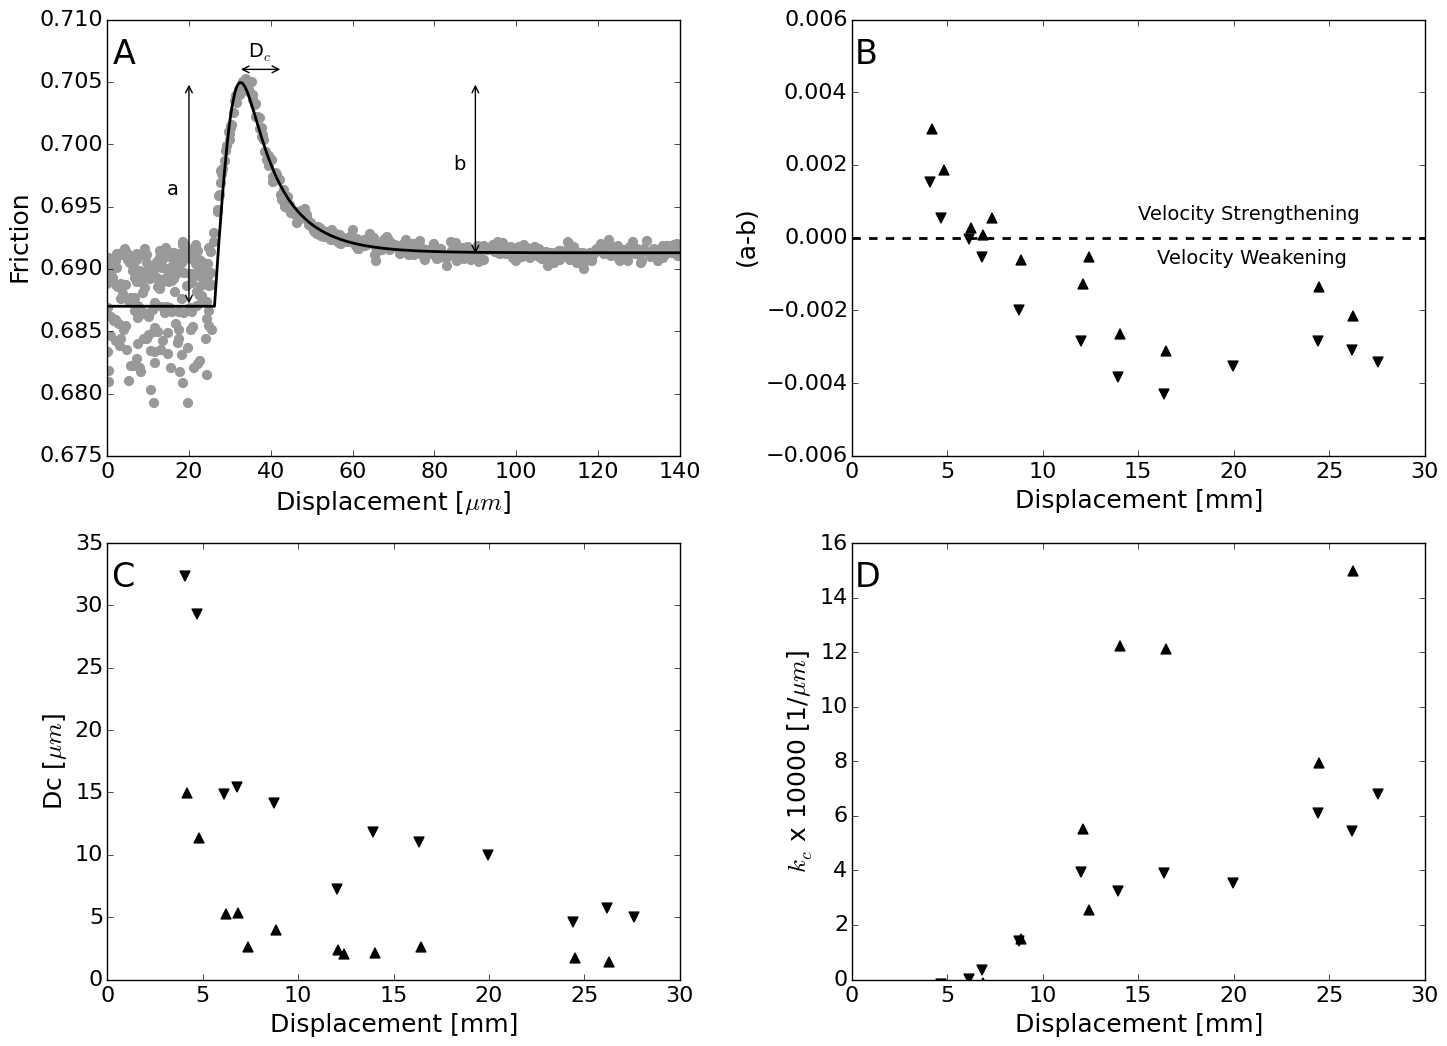

Python code for this plot:
import matplotlib.pylab as plt
import numpy as np
import pandas as pd
from biaxread import *

def savitzky_golay(y, window_size, order, deriv=0, rate=1):
    r"""Smooth (and optionally differentiate) data with a Savitzky-Golay filter.
    The Savitzky-Golay filter removes high frequency noise from data.
    It has the advantage of preserving the original shape and
    features of the signal better than other types of filtering
    approaches, such as moving averages techniques.
    Parameters
    ----------
    y : array_like, shape (N,)
        the values of the time history of the signal.
    window_size : int
        the length of the window. Must be an odd integer number.
    order : int
        the order of the polynomial used in the filtering.
        Must be less then `window_size` - 1.
    deriv: int
        the order of the derivative to compute (default = 0 means only smoothing)
    Returns
    -------
    ys : ndarray, shape (N)
        the smoothed signal (or it's n-th derivative).
    Notes
    -----
    The Savitzky-Golay is a type of low-pass filter, particularly
    suited for smoothing noisy data. The main idea behind this
    approach is to make for each point a least-square fit with a
    polynomial of high order over a odd-sized window centered at
    the point.
    Examples
    --------
    t = np.linspace(-4, 4, 500)
    y = np.exp( -t**2 ) + np.random.normal(0, 0.05, t.shape)
    ysg = savitzky_golay(y, window_size=31, order=4)
    import matplotlib.pyplot as plt
    plt.plot(t, y, label='Noisy signal')
    plt.plot(t, np.exp(-t**2), 'k', lw=1.5, label='Original signal')
    plt.plot(t, ysg, 'r', label='Filtered signal')
    plt.legend()
    plt.show()
    References
    ----------
    .. [1] A. Savitzky, M. J. E. Golay, Smoothing and Differentiation of
       Data by Simplified Least Squares Procedures. Analytical
       Chemistry, 1964, 36 (8), pp 1627-1639.
    .. [2] Numerical Recipes 3rd Edition: The Art of Scientific Computing
       W.H. Press, S.A. Teukolsky, W.T. Vetterling, B.P. Flannery
       Cambridge University Press ISBN-13: 9780521880688
    """
    import numpy as np
    from math import factorial

    try:
        window_size = np.abs(np.int(window_size))
        order = np.abs(np.int(order))
    except ValueError, msg:
        raise ValueError("window_size and order have to be of type int")
    if window_size % 2 != 1 or window_size < 1:
        raise TypeError("window_size size must be a positive odd number")
    if window_size < order + 2:
        raise TypeError("window_size is too small for the polynomials order")
    order_range = range(order+1)
    half_window = (window_size -1) // 2
    # precompute coefficients
    b = np.mat([[k**i for i in order_range] for k in range(-half_window, half_window+1)])
    m = np.linalg.pinv(b).A[deriv] * rate**deriv * factorial(deriv)
    # pad the signal at the extremes with
    # values taken from the signal itself
    firstvals = y[0] - np.abs( y[1:half_window+1][::-1] - y[0] )
    lastvals = y[-1] + np.abs(y[-half_window-1:-1][::-1] - y[-1])
    y = np.concatenate((firstvals, y, lastvals))
    return np.convolve( m[::-1], y, mode='valid')

# Path to folders of biax data
data_path = '/Users/jleeman/Dropbox/PennState/BiaxExperiments'
#p4309 = ReadAscii(data_path + '/p4309/p4309_data.txt')
#p4309 = p4309[211642:220000]
#p4309 = p4309[95564:99876]

# These are the "Tableau 20" colors as RGB.
tableau20 = [(31, 119, 180), (174, 199, 232), (255, 127, 14), (255, 187, 120),
             (44, 160, 44), (152, 223, 138), (214, 39, 40), (255, 152, 150),
             (148, 103, 189), (197, 176, 213), (140, 86, 75), (196, 156, 148),
             (227, 119, 194), (247, 182, 210), (127, 127, 127), (199, 199, 199),
             (188, 189, 34), (219, 219, 141), (23, 190, 207), (158, 218, 229)]

# Scale the RGB values to the [0, 1] range, which is the format matplotlib accepts.
for i in range(len(tableau20)):
    r, g, b = tableau20[i]
    tableau20[i] = (r / 255., g / 255., b / 255.)

df = pd.read_excel('p4309_rsf_fits.xlsx')

data = df[df['Law']=='r']
data = data[data['k']==0.0055]
data =  data.query('Grade == ["A","B"]')

# Setup figure and axes
# Generally plots is ~1.33x width to height (10,7.5 or 12,9)
fig = plt.figure(figsize=(17,12))
ax1 = fig.add_subplot(2, 2, 1)
ax2 = fig.add_subplot(2, 2, 2)
ax3 = fig.add_subplot(2, 2, 3)
ax4 = fig.add_subplot(2, 2, 4)

plt.subplots_adjust(wspace=0.3)
#fig.subplots_adjust(hspace=0.1, wspace=0.35)

#
# Velocity Step Plot
#

# Label Plot
ax1.text(0.01,0.9,'A',transform = ax1.transAxes,fontsize=24)

# Set labels and tick sizes
ax1.set_xlabel(r'Displacement [$\mu m$]',fontsize=18)
ax1.set_ylabel(r'Friction',fontsize=18)
ax1.tick_params(axis='both', which='major', labelsize=16)

# Turns off chart clutter

# Turn off top and right tick marks
# ax1.get_xaxis().tick_bottom()
# ax1.get_yaxis().tick_left()

# Turn off top and right splines
# ax1.spines["top"].set_visible(False)
# ax1.spines["right"].set_visible(False)

#ax1.plot(p4309['LP_Disp'] - p4309['LP_Disp'][0],savitzky_golay(np.ravel(p4309['mu']),201,5),color='k',linewidth=1,
#        label='p4309')

p4309 = np.loadtxt('step_35_model.txt',skiprows=5,usecols=[1,8,10])
ax1.scatter(p4309[:,0]-p4309[0,0],p4309[:,1],color='0.6',s=40, label='p4309 Data')
ax1.plot(p4309[:,0]-p4309[0,0],p4309[:,2],color='k',linewidth=2, label='p4309 Model')

# Add "a" arrow
arrow_x = [20,20]
arrow_y = [0.687,0.705]
ax1.annotate('', xy=(arrow_x[0], arrow_y[0]), xycoords='data',xytext=(arrow_x[1], arrow_y[1]), textcoords='data',arrowprops={'arrowstyle': '<->'})
ax1.text(arrow_x[0]-5,np.mean(arrow_y),'a',fontsize=14)

# Add "b" arrow
arrow_x = [90,90]
arrow_y = [0.705,0.691]
ax1.annotate('', xy=(arrow_x[0], arrow_y[0]), xycoords='data',xytext=(arrow_x[1], arrow_y[1]), textcoords='data',arrowprops={'arrowstyle': '<->'})
ax1.text(arrow_x[0]-5,np.mean(arrow_y),'b',fontsize=14)

# Add "Dc" arrow
arrow_x = [32,43]
arrow_y = [0.706,0.706]
ax1.annotate('', xy=(arrow_x[0], arrow_y[0]), xycoords='data',xytext=(arrow_x[1], arrow_y[1]), textcoords='data',arrowprops={'arrowstyle': '<->'})
ax1.text(np.mean(arrow_x)-3,arrow_y[0]+0.001,r'D$_c$',fontsize=14)


ax1.set_ylim(0.675,0.71)
ax1.set_xlim(0,140)

#
# Left Plot of a-b
#

# Label Plot
ax2.text(0.01,0.9,'B',transform = ax2.transAxes,fontsize=24)

# Set labels and tick sizes
ax2.set_xlabel(r'Displacement [mm]',fontsize=18)
ax2.set_ylabel(r'(a-b)',fontsize=18)
ax2.tick_params(axis='both', which='major', labelsize=16)

# Turns off chart clutter

# Turn off top and right tick marks
# ax2.get_xaxis().tick_bottom()
# ax2.get_yaxis().tick_left()

# Turn off top and right splines
# ax2.spines["top"].set_visible(False)
# ax2.spines["right"].set_visible(False)

# Plotting
up = data[data['Type']=='Up']
ax2.scatter(up['LP_Disp']/1000,(up['a']-up['b']),color='k',
            s=50,marker='^', label='Velocity Step Up')

down = data[data['Type']=='Down']
ax2.scatter(down['LP_Disp']/1000,(down['a']-down['b']),color='k',
            s=50,marker='v', label='Velocity Step Down')

ax2.axhline(y=0,color='k',linewidth='2',linestyle='--')

# Label velocity regions
ax2.text(15,0.0005,'Velocity Strengthening',fontsize=14)
ax2.text(16,-0.0007,'Velocity Weakening',fontsize=14)

ax2.set_ylim(-0.006 ,0.006)

#
# Right Plot of Dc
#

# Label Plot
ax3.text(0.01,0.9,'C',transform = ax3.transAxes,fontsize=24)

# Set labels and tick sizes
ax3.set_xlabel(r'Displacement [mm]',fontsize=18)
ax3.set_ylabel(r'Dc [$\mu m$]',fontsize=18)
ax3.tick_params(axis='both', which='major', labelsize=16)

# Turns off chart clutter

# Turn off top and right tick marks
# ax3.get_xaxis().tick_bottom()
# ax3.get_yaxis().tick_left()

# Turn off top and right splines
# ax3.spines["top"].set_visible(False)
# ax3.spines["right"].set_visible(False)

# Plotting
up = data[data['Type']=='Up']
ax3.scatter(up['LP_Disp']/1000,up['Dc'],color='k',
            s=50,marker='^', label='Velocity Step Up')

down = data[data['Type']=='Down']
ax3.scatter(down['LP_Disp']/1000,down['Dc'],color='k',
            s=50,marker='v', label='Velocity Step Down')

ax3.set_ylim(0.0,35)

#
# Kc
#

# Label Plot
ax4.text(0.01,0.9,'D',transform = ax4.transAxes,fontsize=24)

# Set labels and tick sizes
ax4.set_xlabel(r'Displacement [mm]',fontsize=18)
ax4.set_ylabel(r'$k_c$ x 10000 [1/$\mu m$]',fontsize=18)
ax4.tick_params(axis='both', which='major', labelsize=16)

# Turns off chart clutter

# Turn off top and right tick marks
# ax3.get_xaxis().tick_bottom()
# ax3.get_yaxis().tick_left()

# Turn off top and right splines
# ax3.spines["top"].set_visible(False)
# ax3.spines["right"].set_visible(False)

# Plotting
up = data[data['Type']=='Up']
kc = 10000*(up['b']-up['a'])/up['Dc']
ax4.scatter(up['LP_Disp']/1000,kc,color='k',
            s=50,marker='^', label='Velocity Step Up')

down = data[data['Type']=='Down']
kc = 10000*(down['b']-down['a'])/down['Dc']
ax4.scatter(down['LP_Disp']/1000,kc,color='k',
            s=50,marker='v', label='Velocity Step Down')

ax4.set_ylim(0.0,16)
ax4.set_xlim(0,30)

plt.savefig('RSF_Parameters.png', bbox_inches="tight")
#plt.show()
